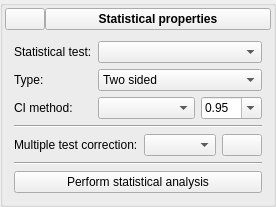
          <widget class="QGroupBox" name="groupStatProperties">
           <property name="title">
            <string/>
           </property>
           <property name="flat">
            <bool>false</bool>
           </property>
           <layout class="QVBoxLayout" name="verticalLayout_6">
            <property name="spacing">
             <number>2</number>
            </property>
            <property name="margin">
             <number>2</number>
            </property>
            <item>
             <layout class="QHBoxLayout" name="horizontalLayout_21">
              <property name="spacing">
               <number>0</number>
              </property>
              <item>
               <widget class="QPushButton" name="btnStatisticsArrow">
                <property name="text">
                 <string/>
                </property>
                <property name="icon">
                 <iconset>
                  <normaloff>icons/downArrow.png</normaloff>icons/downArrow.png</iconset>
                </property>
               </widget>
              </item>
              <item>
               <widget class="QPushButton" name="btnStatisticsTab">
                <property name="sizePolicy">
                 <sizepolicy hsizetype="Minimum" vsizetype="Fixed">
                  <horstretch>1</horstretch>
                  <verstretch>0</verstretch>
                 </sizepolicy>
                </property>
                <property name="minimumSize">
                 <size>
                  <width>0</width>
                  <height>0</height>
                 </size>
                </property>
                <property name="maximumSize">
                 <size>
                  <width>16777215</width>
                  <height>16777215</height>
                 </size>
                </property>
                <property name="baseSize">
                 <size>
                  <width>0</width>
                  <height>0</height>
                 </size>
                </property>
                <property name="font">
                 <font>
                  <weight>75</weight>
                  <bold>true</bold>
                 </font>
                </property>
                <property name="text">
                 <string>Statistical properties</string>
                </property>
                <property name="checkable">
                 <bool>false</bool>
                </property>
                <property name="checked">
                 <bool>false</bool>
                </property>
               </widget>
              </item>
             </layout>
            </item>
            <item>
             <widget class="QWidget" name="widgetStatisticalProp" native="true">
              <property name="sizePolicy">
               <sizepolicy hsizetype="Preferred" vsizetype="Preferred">
                <horstretch>0</horstretch>
                <verstretch>1</verstretch>
               </sizepolicy>
              </property>
              <layout class="QVBoxLayout" name="verticalLayout_11">
               <item>
                <layout class="QFormLayout" name="formLayout_2">
                 <property name="fieldGrowthPolicy">
                  <enum>QFormLayout::AllNonFixedFieldsGrow</enum>
                 </property>
                 <item row="0" column="0">
                  <widget class="QLabel" name="lblStatisticalTest">
                   <property name="text">
                    <string>Statistical test:</string>
                   </property>
                  </widget>
                 </item>
                 <item row="0" column="1">
                  <widget class="QComboBox" name="cboStatTests">
                   <property name="sizePolicy">
                    <sizepolicy hsizetype="Preferred" vsizetype="Fixed">
                     <horstretch>0</horstretch>
                     <verstretch>0</verstretch>
                    </sizepolicy>
                   </property>
                   <property name="minimumSize">
                    <size>
                     <width>0</width>
                     <height>20</height>
                    </size>
                   </property>
                   <property name="statusTip">
                    <string>Set statistical test to perform</string>
                   </property>
                  </widget>
                 </item>
                 <item row="1" column="0">
                  <widget class="QLabel" name="label_7">
                   <property name="text">
                    <string>Type:</string>
                   </property>
                  </widget>
                 </item>
                 <item row="1" column="1">
                  <widget class="QComboBox" name="cboSignTestType">
                   <property name="currentIndex">
                    <number>1</number>
                   </property>
                   <item>
                    <property name="text">
                     <string>One sided</string>
                    </property>
                   </item>
                   <item>
                    <property name="text">
                     <string>Two sided</string>
                    </property>
                   </item>
                  </widget>
                 </item>
                 <item row="2" column="0">
                  <widget class="QLabel" name="lblConfidenceIntervalMethod">
                   <property name="text">
                    <string>CI method:</string>
                   </property>
                  </widget>
                 </item>
                 <item row="2" column="1">
                  <layout class="QHBoxLayout" name="horizontalLayout_19">
                   <item>
                    <widget class="QComboBox" name="cboConfIntervMethods">
                     <property name="sizePolicy">
                      <sizepolicy hsizetype="Preferred" vsizetype="Fixed">
                       <horstretch>1</horstretch>
                       <verstretch>0</verstretch>
                      </sizepolicy>
                     </property>
                    </widget>
                   </item>
                   <item>
                    <widget class="QComboBox" name="cboNominalCoverage">
                     <property name="sizePolicy">
                      <sizepolicy hsizetype="Preferred" vsizetype="Fixed">
                       <horstretch>0</horstretch>
                       <verstretch>0</verstretch>
                      </sizepolicy>
                     </property>
                     <property name="minimumSize">
                      <size>
                       <width>0</width>
                       <height>20</height>
                      </size>
                     </property>
                     <property name="statusTip">
                      <string>Set level of significance</string>
                     </property>
                     <property name="editable">
                      <bool>true</bool>
                     </property>
                     <property name="currentIndex">
                      <number>1</number>
                     </property>
                     <item>
                      <property name="text">
                       <string>0.90</string>
                      </property>
                     </item>
                     <item>
                      <property name="text">
                       <string>0.95</string>
                      </property>
                     </item>
                     <item>
                      <property name="text">
                       <string>0.98</string>
                      </property>
                     </item>
                     <item>
                      <property name="text">
                       <string>0.99</string>
                      </property>
                     </item>
                     <item>
                      <property name="text">
                       <string>0.999</string>
                      </property>
                     </item>
                    </widget>
                   </item>
                  </layout>
                 </item>
                </layout>
               </item>
               <item>
                <widget class="Line" name="line_2">
                 <property name="orientation">
                  <enum>Qt::Horizontal</enum>
                 </property>
                </widget>
               </item>
               <item>
                <layout class="QHBoxLayout" name="horizontalLayout_18">
                 <item>
                  <widget class="QLabel" name="label_18">
                   <property name="text">
                    <string>Multiple test correction:</string>
                   </property>
                  </widget>
                 </item>
                 <item>
                  <widget class="QComboBox" name="cboMultCompMethod">
                   <property name="sizePolicy">
                    <sizepolicy hsizetype="Expanding" vsizetype="Fixed">
                     <horstretch>1</horstretch>
                     <verstretch>0</verstretch>
                    </sizepolicy>
                   </property>
                  </widget>
                 </item>
                 <item>
                  <widget class="QPushButton" name="btnMultCompCorrectionInfo">
                   <property name="text">
                    <string/>
                   </property>
                   <property name="icon">
                    <iconset>
                     <normaloff>icons/Info.png</normaloff>icons/Info.png</iconset>
                   </property>
                  </widget>
                 </item>
                </layout>
               </item>
               <item>
                <widget class="Line" name="line_3">
                 <property name="orientation">
                  <enum>Qt::Horizontal</enum>
                 </property>
                </widget>
               </item>
               <item>
                <layout class="QHBoxLayout" name="horizontalLayout_23">
                 <item>
                  <widget class="QPushButton" name="btnRunTest">
                   <property name="text">
                    <string>Perform statistical analysis</string>
                   </property>
                   <property name="icon">
                    <iconset>
                     <normaloff>icons/refresh.png</normaloff>icons/refresh.png</iconset>
                   </property>
                   <property name="checkable">
                    <bool>false</bool>
                   </property>
                   <property name="checked">
                    <bool>false</bool>
                   </property>
                  </widget>
                 </item>
                </layout>
               </item>
              </layout>
             </widget>
            </item>
           </layout>
          </widget>
